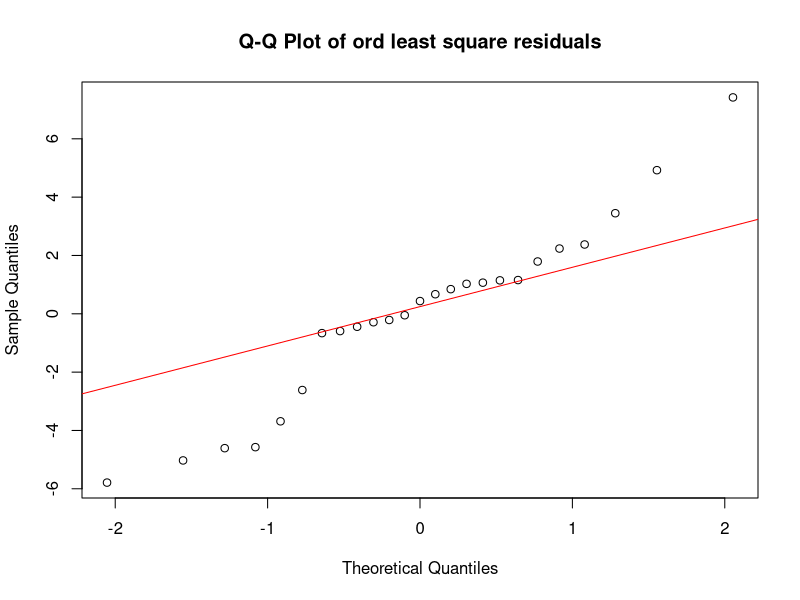
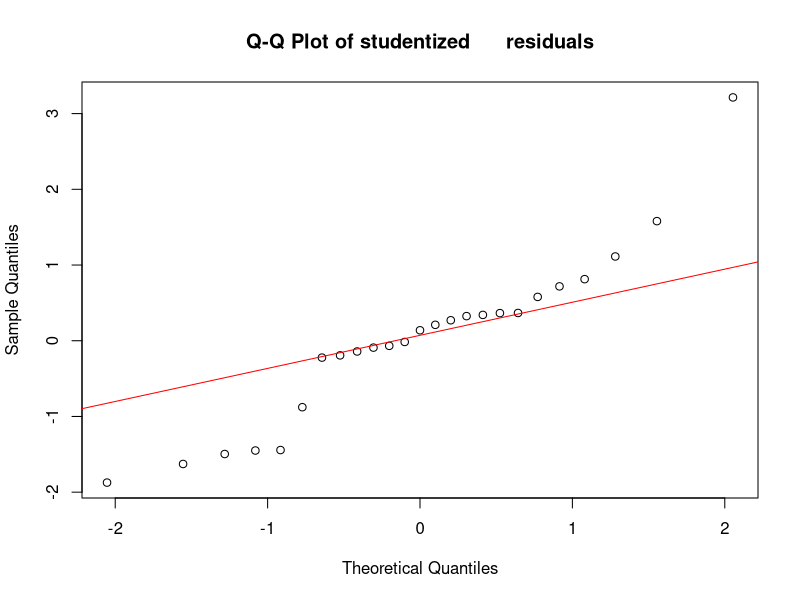
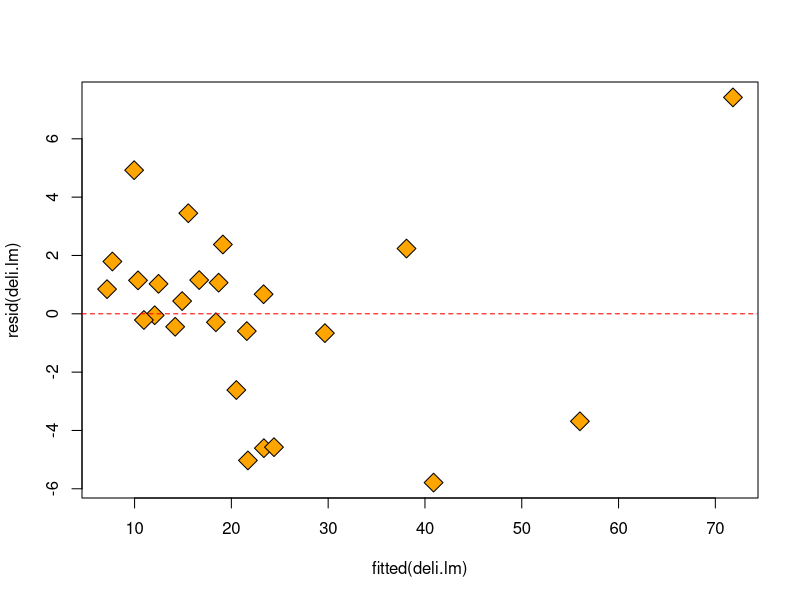
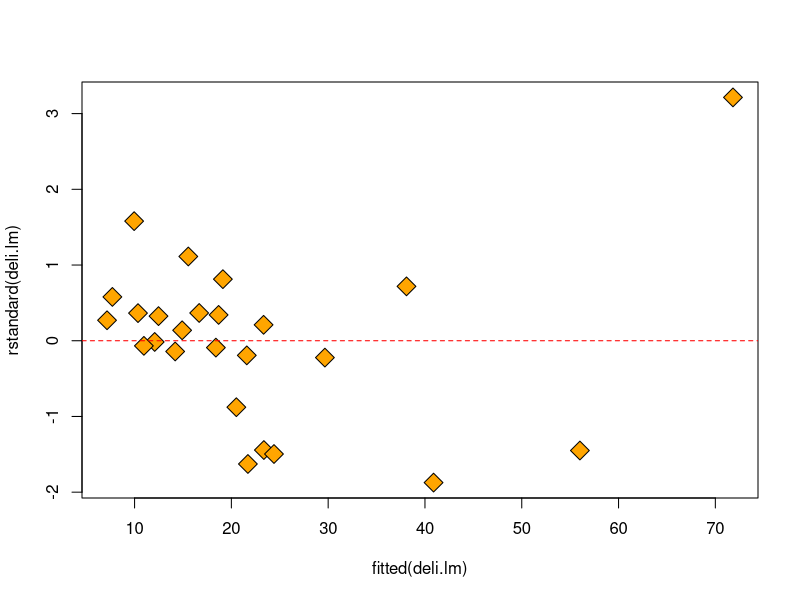
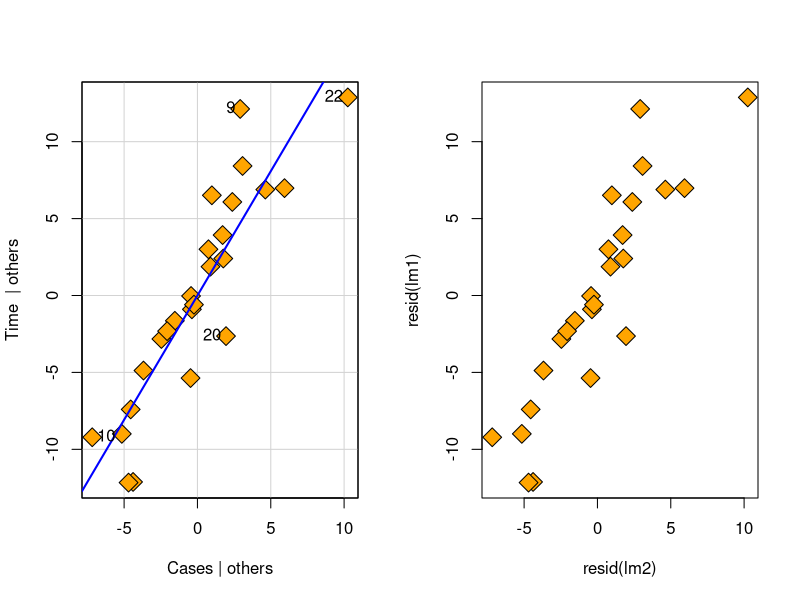
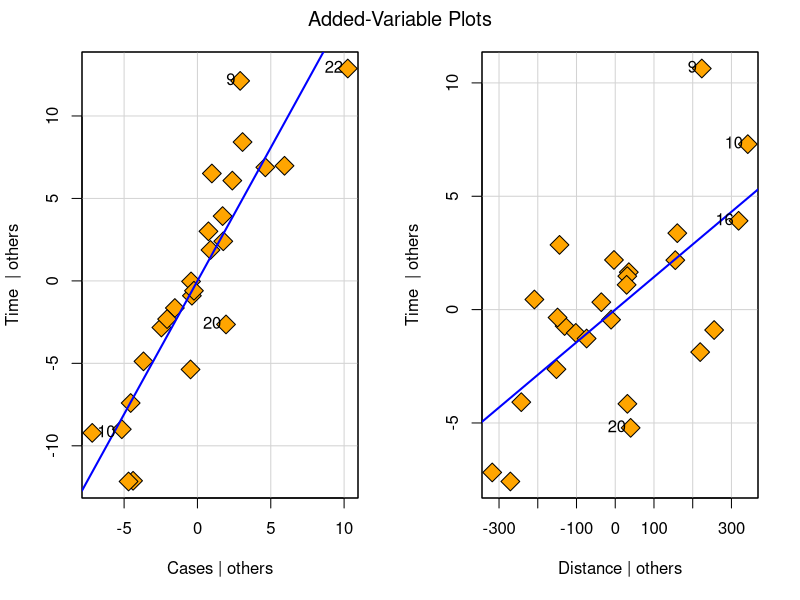
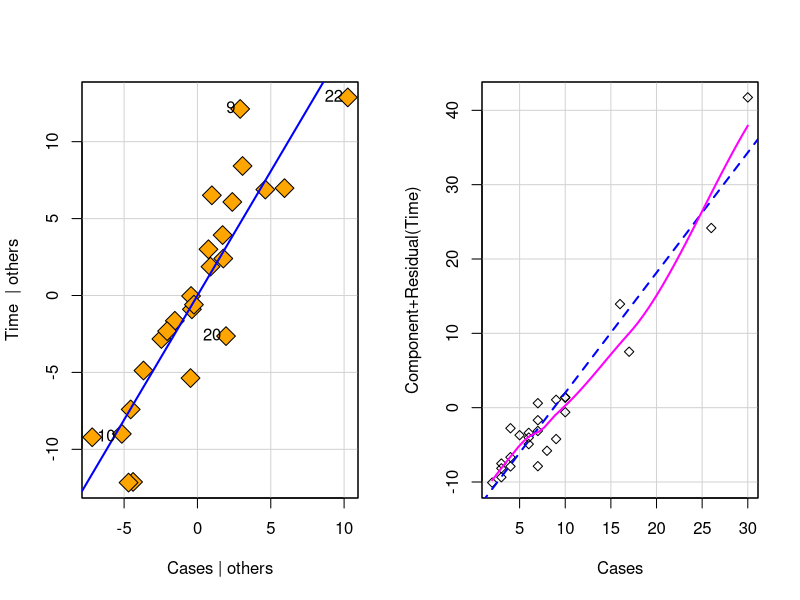
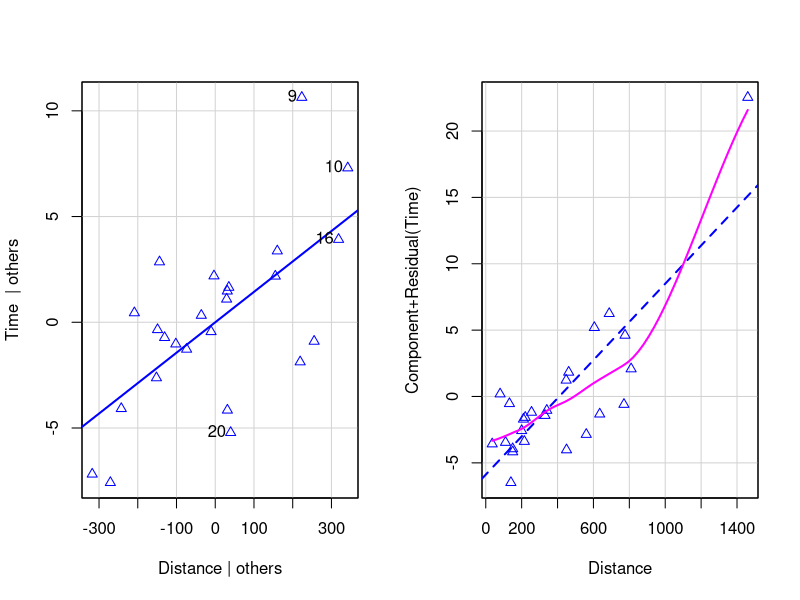

R code for these plots, in order: (Note: this script raises an error after producing the figures.)
	install.packages('car');
	install.packages('calibrate');

	library(car);
	library(calibrate);

	##########################
	#x <- runif(50)
	#y <- runif(50)
	#plot(x,y, pch=23, bg='orange', cex=2)
	#textxy(x,y,c(5,10,20),m=c(mean(x),mean(y)))
	##########################


	deli_data = read.table('delivery.data', sep=',', header=F);
	names(deli_data) = c('Time','Cases', 'Distance');
	attach(deli_data);

	n = nrow(deli_data);

	deli.lm= lm(Time ~ Cases + Distance, data=deli_data);	
	
	influence(deli.lm);

	infl = influence.measures(deli.lm);

	# residuals e = y^ - y
	e = resid(deli.lm);
	
	# studentized residuals: ri = ei / (sqrt(MSE*(1-hii))
	r = rstandard(deli.lm);

	# R-student ti = ei / (sqrt(S(i)^2*(1-hii))
	t = rstudent(deli.lm);

	# diagonal values of the hat matrix H
	hii = hatvalues(deli.lm);

	# 3 residuals matrix
	res = cbind(e,r,t);
	cbind(infl$infmat, res);
	
	# fig 4.2, 
	qqnorm(e, main = "Q-Q Plot of ord least square residuals"); qqline(e, col = 'red');
	qqnorm(r, main = "Q-Q Plot of studentized      residuals"); qqline(r, col = 'red');

	# fig 4.4
	plot(fitted(deli.lm), resid(deli.lm), pch=23, bg='orange', cex=2);
	abline(h=0,lty=2,col="red")

	plot(fitted(deli.lm), rstandard(deli.lm), pch=23, bg='orange', cex=2);
	abline(h=0,lty=2,col="red")


	# Fig 4.7 - Partial regression plots (i.e. added variable plots)
	par(mfrow=c(1,2));
	lm1 = lm(Time  ~  Distance);
	lm2 = lm(Cases ~  Distance);

	## the two plots below must be identical 
	avPlots(deli.lm, 'Cases', pch=23,bg='orange', cex=2);
	plot(resid(lm2), resid(lm1), pch=23,bg='orange', cex=2);
	par(mfrow=c(1,1));

	avPlots(deli.lm, pch=23,bg='orange', cex=2);

	par(mfrow=c(1,2));
	avPlots(deli.lm, 'Cases', pch=23, bg='orange', cex=2);
	crPlots(deli.lm, 'Cases', pch=23, bg='orange', cex=2);
	
	par(mfrow=c(1,2));
	avPlots(deli.lm, 'Distance', pch=2, col='blue', lwd=2);
	crPlots(deli.lm, 'Distance', pch=2, col='blue', lwd=2);




	plot(dfbetas(m422)[,'x1'], pch=23, bg='orange', cex=2, ylab="DFBETA (x1)");
	plot(dfbetas(m422)[,'x3'], pch=23, bg='orange', cex=2, ylab="DFBETA (x3)");
	par(mfrow=c(1,2));
	plot(dfbetas(m422)[,'x2'], pch=23, bg='orange', cex=2, ylab="DFBETA (x2)");
	plot(dfbetas(m422)[,'x4'], pch=23, bg='orange', cex=2, ylab="DFBETA (x4)");

	plot(dffits(m422), pch=23, bg='orange', cex=2, ylab="DFFITS");

	plot(cooks.distance(m422), pch=23,bg='orange', cex=2, ylab="Cook's distance");

	# Bonferroni outlier test
	outlierTest(m422);
	influence.measures(m422);

	subs = c(1,seq(3,25));
	b14b = b14[subs,];
	m422b=lm(y ~ x1+x2+x3+x4, data=b14b);
	# old model 
	m422;
	# new model - without observation 2

	m422b;
	plot(m422b, pch=23 ,bg='orange',cex=2);

	par(mfrow=c(1,2));
	plot(dfbetas(m422b)[,'x2'], pch=23, bg='orange', cex=2, ylab="DFBETA (x2)");
	plot(dfbetas(m422b)[,'x4'], pch=23, bg='orange', cex=2, ylab="DFBETA (x4)");

	par(mfrow=c(1,1));
	plot(dffits(m422b), pch=23, bg='orange', cex=2, ylab="DFFITS");
	plot(cooks.distance(m422b), pch=23,bg='orange', cex=2, ylab="Cook's distance");

	# Bonferroni outlier test
	outlierTest(m422b);

	#All the influence measures
	influence.measures(m422b);

	res = resid(m422b);

	plot(predict(m422b), resid(m422b), pch=23,bg='orange', cex=2);
	par(mfrow=c(1,2));
	plot(predict(m422b), rstandard(m422b), pch=23,bg='orange', cex=1);
	plot(predict(m422b), rstudent(m422b), pch=23,bg='orange', cex=1);
	

	m516b=lm(log(y) ~ x1+x2+x3+x4, data=b14b);
	# model m516b- without obs 2 and use log transformation on y
	m516b
	plot(m516b, pch=23 ,bg='orange',cex=2);

	par(mfrow=c(1,2));
	plot(dfbetas(m516b)[,'x2'], pch=23, bg='orange', cex=2, ylab="DFBETA (x2)");
	plot(dfbetas(m516b)[,'x4'], pch=23, bg='orange', cex=2, ylab="DFBETA (x4)");

	par(mfrow=c(1,2));
	plot(dfbetas(m516b)[,'x1'], pch=23, bg='orange', cex=2, ylab="DFBETA (x1)");
	plot(dfbetas(m516b)[,'x3'], pch=23, bg='orange', cex=2, ylab="DFBETA (x3)");

	par(mfrow=c(1,1));
	plot(dffits(m516b), pch=23, bg='orange', cex=2, ylab="DFFITS");
	plot(cooks.distance(m516b), pch=23,bg='orange', cex=2, ylab="Cook's distance");

	# Bonferroni outlier test
	outlierTest(m516b);

	#All the influence measures
	influence.measures(m516b);

	res = resid(m516b);

	par(mfrow=c(1,2));
	avPlots(m516b, 'x3', pch=23,bg='orange', cex=2);
	avPlots(m516b, 'x4', pch=23,bg='orange', cex=2);

	#Hat values
	plot(hatvalues(m516b), pch=23, bg='orange', cex=2, ylab='Hat values');

	#Component+residual plots
	par(mfrow=c(1,2));
	crPlots(m516b, 'x1', pch=19, cex=2);
	crPlots(m516b, 'x2', pch=19, cex=2);

	par(mfrow=c(1,2));
	crPlots(m516b, 'x3', pch=19, cex=2);
	crPlots(m516b, 'x4', pch=19, cex=2);


	# Now using log transformation both repressors and response variables.
	m516c=lm(log(y) ~ log(x1)+log(x2)+log(x3)+log(x4), data=b14b);
	m516c
	plot(m516c, pch=23 ,bg='orange',cex=2);

	# Bonferroni outlier test
	outlierTest(m516c);

	#All the influence measures
	influence.measures(m516c);
